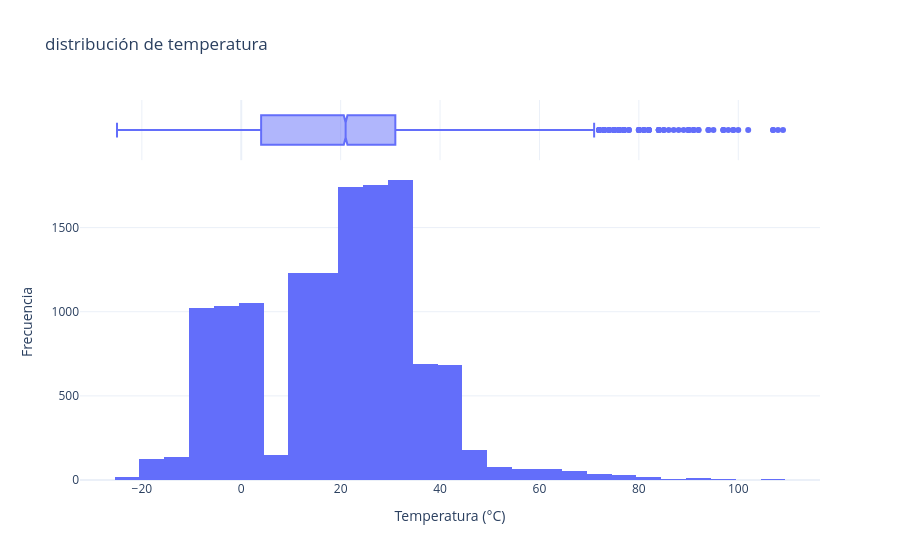

The notebook cell this image was saved under:
### Markdown cell above
Visualizamos la distribución de registros de temperatura y demás variables numéricas con un histograma usando plotly express.

### Code cell
fig = px.histogram(
    df,
    x="temperature",
    nbins=30,
    marginal="box",
    title="distribución de temperatura",
    template="plotly_white"
)

fig.update_layout(
    xaxis_title="Temperatura (°C)",
    yaxis_title="Frecuencia",
)

fig.show()

### Figure 1 — Plotly figure (JSON) as saved in the notebook; plotly's stock layout.template omitted (floating-point values rounded to 4 significant figures; data arrays with more than 128 entries replaced by an {"elided": "..."} marker saying what was removed)
{"data": [{"bingroup": "x", "hovertemplate": "temperature=%{x}<br>count=%{y}<extra></extra>", "legendgroup": "", "marker": {"color": "#636efa", "pattern": {"shape": ""}}, "name": "", "nbinsx": 30, "orientation": "v", "showlegend": false, "type": "histogram", "x": {"elided": "13200 float values"}, "xaxis": "x", "yaxis": "y"}, {"hovertemplate": "temperature=%{x}<extra></extra>", "legendgroup": "", "marker": {"color": "#636efa"}, "name": "", "notched": true, "showlegend": false, "type": "box", "x": {"elided": "13200 float values"}, "xaxis": "x2", "yaxis": "y2"}], "layout": {"barmode": "relative", "legend": {"tracegroupgap": 0}, "title": {"text": "distribución de temperatura"}, "xaxis": {"anchor": "y", "domain": [0, 1], "title": {"text": "Temperatura (°C)"}}, "xaxis2": {"anchor": "y2", "domain": [0, 1], "matches": "x", "showgrid": true, "showticklabels": false}, "yaxis": {"anchor": "x", "domain": [0, 0.8316], "title": {"text": "Frecuencia"}}, "yaxis2": {"anchor": "x2", "domain": [0.8416, 1], "matches": "y2", "showgrid": false, "showline": false, "showticklabels": false, "ticks": ""}}}
